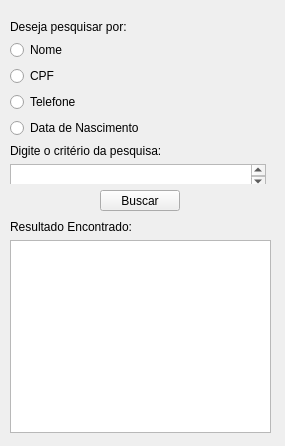
<?xml version="1.0" encoding="UTF-8"?>
<ui version="4.0">
 <class>Form</class>
 <widget class="QWidget" name="Form">
  <property name="geometry">
   <rect>
    <x>0</x>
    <y>0</y>
    <width>285</width>
    <height>446</height>
   </rect>
  </property>
  <property name="windowTitle">
   <string>Form</string>
  </property>
  <widget class="QPushButton" name="pushButton">
   <property name="geometry">
    <rect>
     <x>100</x>
     <y>190</y>
     <width>80</width>
     <height>21</height>
    </rect>
   </property>
   <property name="text">
    <string>Buscar</string>
   </property>
  </widget>
  <widget class="QWidget" name="">
   <property name="geometry">
    <rect>
     <x>10</x>
     <y>220</y>
     <width>261</width>
     <height>213</height>
    </rect>
   </property>
   <layout class="QGridLayout" name="gridLayout">
    <item row="0" column="0">
     <widget class="QLabel" name="label_3">
      <property name="text">
       <string>Resultado Encontrado:</string>
      </property>
     </widget>
    </item>
    <item row="1" column="0">
     <widget class="QTextBrowser" name="textBrowser"/>
    </item>
   </layout>
  </widget>
  <widget class="QWidget" name="">
   <property name="geometry">
    <rect>
     <x>10</x>
     <y>20</y>
     <width>264</width>
     <height>164</height>
    </rect>
   </property>
   <layout class="QFormLayout" name="formLayout">
    <item row="0" column="0">
     <widget class="QLabel" name="label">
      <property name="text">
       <string>Deseja pesquisar por:</string>
      </property>
     </widget>
    </item>
    <item row="1" column="0">
     <widget class="QRadioButton" name="radioButton">
      <property name="text">
       <string>Nome</string>
      </property>
     </widget>
    </item>
    <item row="2" column="0">
     <widget class="QRadioButton" name="radioButton_2">
      <property name="text">
       <string>CPF</string>
      </property>
     </widget>
    </item>
    <item row="3" column="0">
     <widget class="QRadioButton" name="radioButton_3">
      <property name="text">
       <string>Telefone</string>
      </property>
     </widget>
    </item>
    <item row="4" column="0">
     <widget class="QRadioButton" name="radioButton_4">
      <property name="text">
       <string>Data de Nascimento</string>
      </property>
     </widget>
    </item>
    <item row="5" column="0">
     <widget class="QLabel" name="label_2">
      <property name="text">
       <string>Digite o critério da pesquisa:</string>
      </property>
     </widget>
    </item>
    <item row="6" column="0">
     <widget class="QPlainTextEdit" name="plainTextEdit">
      <property name="minimumSize">
       <size>
        <width>0</width>
        <height>24</height>
       </size>
      </property>
      <property name="maximumSize">
       <size>
        <width>16777215</width>
        <height>24</height>
       </size>
      </property>
     </widget>
    </item>
   </layout>
  </widget>
 </widget>
 <resources/>
 <connections/>
</ui>
